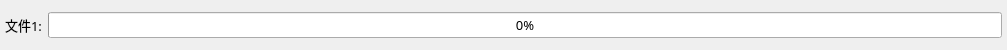
<?xml version="1.0" encoding="UTF-8"?>
<ui version="4.0">
 <class>dataprogress</class>
 <widget class="QWidget" name="dataprogress">
  <property name="geometry">
   <rect>
    <x>0</x>
    <y>0</y>
    <width>1007</width>
    <height>50</height>
   </rect>
  </property>
  <property name="windowTitle">
   <string>Form</string>
  </property>
  <layout class="QHBoxLayout" name="horizontalLayout">
   <property name="leftMargin">
    <number>5</number>
   </property>
   <property name="topMargin">
    <number>5</number>
   </property>
   <property name="rightMargin">
    <number>5</number>
   </property>
   <property name="bottomMargin">
    <number>5</number>
   </property>
   <item>
    <widget class="QLabel" name="label">
     <property name="font">
      <font>
       <family>宋体</family>
       <pointsize>10</pointsize>
      </font>
     </property>
     <property name="text">
      <string>文件1:</string>
     </property>
    </widget>
   </item>
   <item>
    <widget class="QProgressBar" name="progressBar">
     <property name="font">
      <font>
       <family>宋体</family>
       <pointsize>10</pointsize>
      </font>
     </property>
     <property name="value">
      <number>0</number>
     </property>
    </widget>
   </item>
  </layout>
 </widget>
 <resources/>
 <connections/>
</ui>
